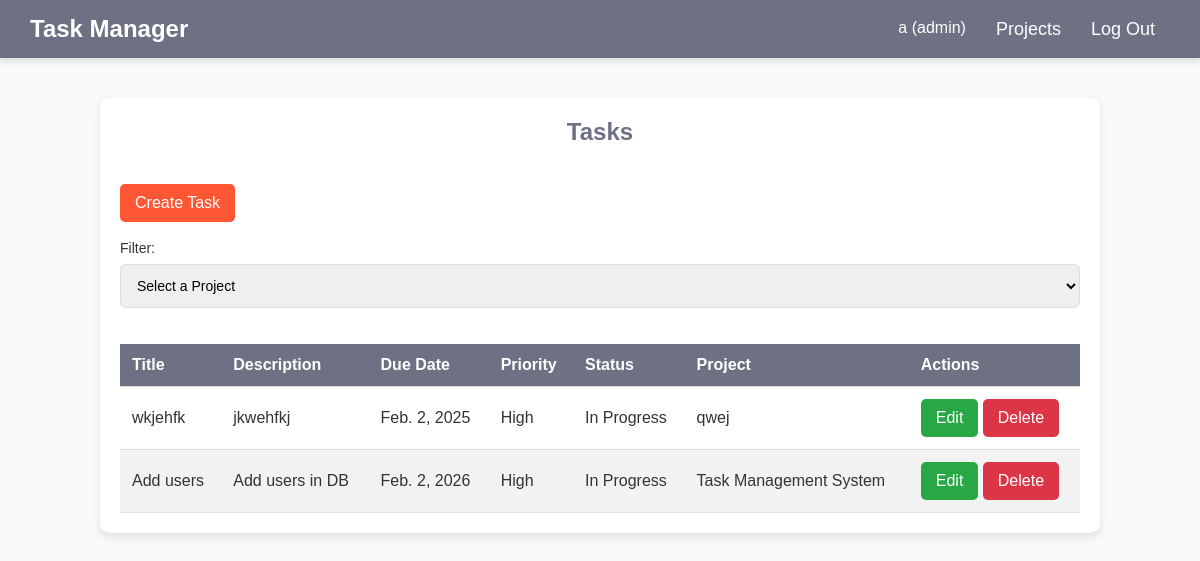
Page / (signed in) on the committed database.
### tasks/models.py (models this page shows, shortened)
class User(AbstractUser):
    ROLE_CHOICES = (
        ('admin', 'Admin'),
        ('user', 'User'),
    )
    role = models.CharField(max_length=20, choices=ROLE_CHOICES, default='employee')
    phone_number = models.CharField(max_length=15, blank=True, null=True)
    def __str__(self):
        return f"{self.username} ({self.role})"

class Task(models.Model):
    title = models.CharField(max_length=225)
    description = models.TextField()
    due_date = models.DateField()
    priority = models.CharField(max_length=6)
    status = models.CharField(max_length=10)
    project = models.ForeignKey(Project, on_delete=models.CASCADE, related_name='tasks')

class Project(models.Model):
    name = models.CharField(max_length=160, unique=True)

### tasks/views.py (the view)
# urls.py: 2. Add a URL to urlpatterns:  path('', views.home, name='home')
@login_required
def home(request, project_id=None):
    if project_id:
        project = get_object_or_404(Project, id=project_id)
        tasks = Task.objects.filter(project=project)
    else:
        tasks = Task.objects.all()
    projects = Project.objects.all()
    return render(request, 'home.html', {'tasks': tasks, 'projects': projects, 'selected_project_id': project_id})

### tasks/templates/home.html (shortened to what this page needs)
<!DOCTYPE html>
<html lang="en">
<head>
</head>
<body>
    {% include 'layout/header.html' with link='/projects_list' name='Projects' %}
    <div class="tasks-list">
        <h2>Tasks</h2>
        <br>
        <a href="{% url 'create_task' %}" class="btn" style="background: #ff5733;">Create Task</a>
        <br><br>
        <label>Filter:</label>
        <select id="projectDropdown" onchange="filterTasks()">
            <option value="" disabled selected>Select a Project</option>
        </select>
        <div style="overflow-x: auto;">
        <table class="task-table">
            <thead>
                <tr>
                    <th>Title</th>
                    <th>Description</th>
                    <th>Due Date</th>
                    <th>Priority</th>
                    <th>Status</th>
                    <th>Project</th>
                    <th>Actions</th>
                </tr>
            </thead>
            <tbody>
                {% for task in tasks %}
                <tr>
                    <td>{{ task.title }}</td>
                    <td>{{ task.description }}</td>
                    <td>{{ task.due_date }}</td>
                    <td>{{ task.priority }}</td>
                    <td>{{ task.status }}</td>
                    <td>{{ task.project.name }}</td>
                    <td>
                        {% if request.user.role == "admin" %}
                            <a href="{% url 'update_task' task.id %}" class="btn btn-edit">Edit</a>
                            <a href="{% url 'delete_task' task.id %}" class="btn btn-delete" onclick="return confirm('Are you sure you want to delete this task?');">Delete</a>
                        {% endif %}
                    </td>
                </tr>
                {% empty %}
                <tr>
                    <td colspan="7">No tasks found</td>
                </tr>
                {% endfor %}
            </tbody>
        </table>
    </div>
    </div>
</body>
</html>

### tasks/templates/layout/header.html (shortened to what this page needs)
<header>
    <div class="logo">Task Manager</div>
    <nav>
        <ul id="menu">
            <li>{{ request.user }}</li>
            <li><a href="{{ link }}">{{ name }}</a></li>
            <li><a href="/logout">Log Out</a></li>
        </ul>
    </nav>
</header>

### tasks/templates/home.html (style rules this page uses)
* { margin: 0; padding: 0; box-sizing: border-box; font-family: 'Poppins', sans-serif; }
body { background: #f8f9fa; color: #333; font-size: 16px; }
header { display: flex; justify-content: space-between; align-items: center; background: #6d7183; padding: 15px 30px; color: white; box-shadow: 0px 4px 6px rgba(0, 0, 0, 0.1); position: relative; }
.logo { font-size: 24px; font-weight: bold; }
nav ul { display: flex; list-style: none; }
nav ul li { margin: 0 15px; }
nav ul li a { text-decoration: none; color: white; font-size: 18px; transition: 0.3s; }
.tasks-list { max-width: 1000px; margin: 40px auto; background: white; padding: 20px; border-radius: 10px; box-shadow: 0 4px 8px rgba(0, 0, 0, 0.1); }
.task-table { width: 100%; border-collapse: collapse; margin-top: 20px; }
.task-table th, .task-table td { padding: 12px; text-align: left; border-bottom: 1px solid #ddd; }
.task-table th { background: #6d7183; color: white; }
.task-table tbody tr:nth-child(even) { background: #f2f2f2; }
.btn { display: inline-block; padding: 10px 15px; color: white; border: none; cursor: pointer; text-decoration: none; border-radius: 5px; transition: 0.3s; }
.btn-edit { background-color: #28a745; }
.btn-delete { background-color: #dc3545; }
h2 { font-size: 24px; margin-bottom: 20px; color: #6d7183; text-align: center; }
label { display: block; font-size: 14px; margin-bottom: 8px; font-weight: 500; }
input, select { width: 100%; padding: 12px; margin-bottom: 16px; border: 1px solid #ddd; border-radius: 6px; font-size: 14px; outline: none; transition: 0.3s ease; }

### rows in the picture
User: user "a (admin)"
Task: title "wkjehfk", description "jkwehfkj", due_date "Feb. 2, 2025", priority "High", status "In Progress", project.name "qwej"
Task: title "Add users", description "Add users in DB", due_date "Feb. 2, 2026", priority "High", status "In Progress", project.name "Task Management System"

### other values in the picture
{{ name }} "Projects"
